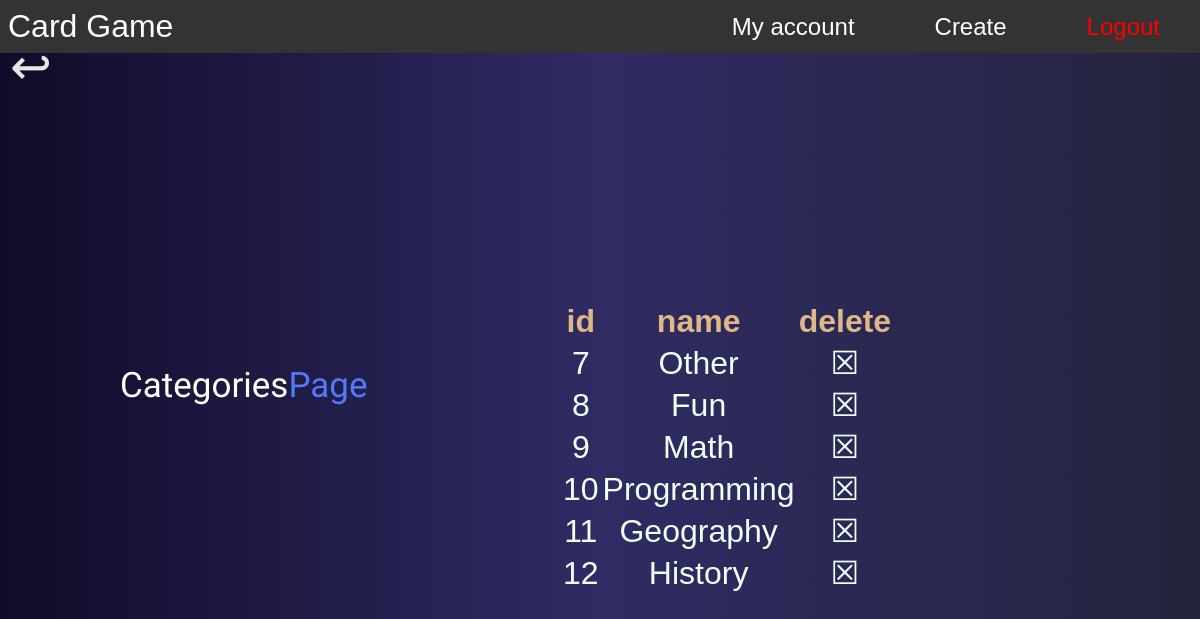
Page /categories.php (signed in) on the committed database.
### tables this page shows
CREATE TABLE IF NOT EXISTS `category` (
  `id` int(20) NOT NULL AUTO_INCREMENT,
  `catname` varchar(15) NOT NULL DEFAULT 'other',
  PRIMARY KEY (`id`)
);

### Classes/DB.php (called while the page is built, shortened)
<?php
class DB
{
    private static $_instance = null;
    private
    $_pdo,
    $_query,
    $_error = false,
    $_results,
    $_count = 0;
    private function __construct() {
        try {
            $this->_pdo = new PDO('mysql:host=' . Config::get('mysql/host') . ';dbname=' . Config::get('mysql/name'),
                Config::get('mysql/username'),
                Config::get('mysql/password')
            );
        } catch(PDOException $e) {
            die($e->getMessage());
        }
    }
    public static function getInstance() {
        if(DB::$_instance == null) {
            DB::$_instance = new DB();
            return DB::$_instance;
        }
        return DB::$_instance;
    }
    public function query($sql, $params = array()) {
        if($this->_query = $this->_pdo->prepare($sql)) {
            if(count($params)) {
                $x = 1;
                foreach ($params as $param) {
                    $this->_query->bindValue($x, $param);
                    $x++;
                }
            }
            if($this->_query->execute()) {
                $this->_results = $this->_query->fetchAll(PDO::FETCH_OBJ);
            } else {
                $this->_error = true;
            }
        }
        return $this;
    }
    private function action($action, $table, $conditions = array()) {
        if(count($conditions) == 3) {
            $operators = array('=', '<', '>', '<=', '>=', '!=');
            $field1 = $conditions[0];
            $operator = $conditions[1];
            $field2 = $conditions[2];
            if(in_array($operator, $operators)) {
                $sql = "{$action} FROM {$table} WHERE {$field1} {$operator} ?";
                $this->query($sql, array($field2));
            } else {
                $this->_error = true;
            }
        } else {
            $this->_error = true;
        }
        return $this;
    }
    public function get($table, $conditions = array()) {
        return $this->action('SELECT *', $table, $conditions);
    }
    public function getResults() {
        return $this->_results;
    }
}

### Classes/Config.php (called while the page is built)
<?php
Class Config {
    public static function get($path = null) {
        if($path) {
            $config = $GLOBALS['config'];
            $string = explode('/', $path);
            foreach($string as $bit) {
                if(isset($config[$bit])) {
                    $config = $config[$bit];
                }
            }
            return $config;
        }
    }
}

### categories.php (the view, shortened to what this page needs)
<!DOCTYPE html>
<html>
<head>
    <link href="style2.css" rel="stylesheet">
    <link href="style.css" rel="stylesheet">
    <nav class="navbar">
        <div class="main"><a href="index">Card Game</a></div>
        <div class="links">
            <ul>
                <li><a href="account">My account</a></li>
                <li><a href="manage">Create</a></li>
                <li><a id="logoutH" href="logout">Logout</a></li>
            </ul>
        </div>
    </nav>
</head>
<body id="">
    <div class="header2">
        <div>Categories<span>Page</span></div>
    </div>
    <div class="returnSymbol" onclick="location.href='settings';">&#8617</div>
    <div class="login">
        <?php
        $a=0;
        $res = DB::getInstance()->get('category', array("id", ">", $a))->getResults();
        echo "<table class=\"tableCat\">
        <tr>
        <th>id</th>
        <th>name</th>
        <th>delete</th>
        </tr>";
        foreach($res as $a) {
            $name = $a->catname;
            $id = $a->id;
            echo "<tr>
            <td>$id</td>
            <td>$name</td>
            <td id=\"delCat\" onclick=\"location.href='categories?del=$id';\">&#9746;</td>
            </tr>";
        }
        echo "</table>";
        ?>
    </div>
</body>
</html>

### style2.css (style rules this page uses)
body { margin: 0; padding: 0; font-family: Arial; font-size: 12px; overflow-x: hidden; }
.header2 { position: absolute; top: calc(50% - 35px); left: 10%; z-index: 2; }
.header2 div { float: left; color: #fff; font-family: 'Exo', sans-serif; font-size: 35px; font-weight: 200; }
.header2 div span { color: #5379fa; }
.login { position: absolute; top: calc(50% - 50px); left: calc(50% - 50px); height: 150px; width: 350px; padding: 10px; z-index: 2; }

### style.css (style rules this page uses)
* { box-sizing: border-box; }
body { animation: fadeInAnimation ease 1s; animation-iteration-count: 1; animation-fill-mode: forwards; padding: 0; margin: 0; background: linear-gradient(to right, #0f0c29, #302b63, #24243e); }
.navbar { display: flex; justify-content: space-between; align-items: center; background-color: #333; color: white; }
.main { font-size: 2rem; margin: .5rem; }
.main a { text-decoration: none; color: white; }
.links ul { margin: 0; padding: 0; display: flex; }
.links li { list-style: none; }
.links li a { text-decoration: none; font-size: 1.5rem; color: white; padding: 10px 40px; transition: background-color 1s; }
#logoutH { color: red; }
.returnSymbol { position: absolute; font-size: 50px; display: block; margin-left: 10px; margin-top: -15px; font-family: 'Exo', sans-serif; color: #ebe7e0; }
.tableCat { font-size: 2rem; margin-top: -60px; color: azure; text-align: center; transition: color 0.3s; }
.tableCat th { color: burlywood; }

### rows in the picture
category: id "7", catname "Other"
category: id "8", catname "Fun"
category: id "9", catname "Math"
category: id "10", catname "Programming"
category: id "11", catname "Geography"
category: id "12", catname "History"
